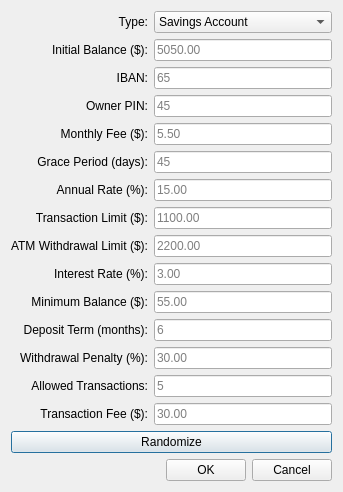
<?xml version="1.0" encoding="UTF-8"?>
<ui version="4.0">
 <class>accountAddDialog</class>
 <widget class="QDialog" name="accountAddDialog">
  <property name="geometry">
   <rect>
    <x>0</x>
    <y>0</y>
    <width>303</width>
    <height>480</height>
   </rect>
  </property>
  <property name="windowTitle">
   <string>Add Account</string>
  </property>
  <layout class="QGridLayout" name="gridLayout">
   <item row="9" column="1">
    <widget class="QLineEdit" name="savingsInterestRate">
     <property name="placeholderText">
      <string>3.00</string>
     </property>
    </widget>
   </item>
   <item row="0" column="0">
    <widget class="QLabel" name="accountAddTypeLabel">
     <property name="text">
      <string>Type:</string>
     </property>
     <property name="alignment">
      <set>Qt::AlignRight|Qt::AlignTrailing|Qt::AlignVCenter</set>
     </property>
    </widget>
   </item>
   <item row="1" column="0">
    <widget class="QLabel" name="accountAddBalanceLabel">
     <property name="text">
      <string>Initial Balance ($):</string>
     </property>
     <property name="alignment">
      <set>Qt::AlignRight|Qt::AlignTrailing|Qt::AlignVCenter</set>
     </property>
    </widget>
   </item>
   <item row="2" column="0">
    <widget class="QLabel" name="accountAddIbanLabel">
     <property name="text">
      <string>IBAN:</string>
     </property>
     <property name="alignment">
      <set>Qt::AlignRight|Qt::AlignTrailing|Qt::AlignVCenter</set>
     </property>
    </widget>
   </item>
   <item row="3" column="0">
    <widget class="QLabel" name="accountAddOwnerLabel">
     <property name="text">
      <string>Owner PIN:</string>
     </property>
     <property name="alignment">
      <set>Qt::AlignRight|Qt::AlignTrailing|Qt::AlignVCenter</set>
     </property>
    </widget>
   </item>
   <item row="4" column="0">
    <widget class="QLabel" name="checkingMonthlyFeeLabel">
     <property name="text">
      <string>Monthly Fee ($):</string>
     </property>
     <property name="alignment">
      <set>Qt::AlignRight|Qt::AlignTrailing|Qt::AlignVCenter</set>
     </property>
    </widget>
   </item>
   <item row="5" column="0">
    <widget class="QLabel" name="creditGracePeriodLabel">
     <property name="text">
      <string>Grace Period (days):</string>
     </property>
     <property name="alignment">
      <set>Qt::AlignRight|Qt::AlignTrailing|Qt::AlignVCenter</set>
     </property>
    </widget>
   </item>
   <item row="6" column="0">
    <widget class="QLabel" name="creditAnnualRateLabel">
     <property name="text">
      <string>Annual Rate (%):</string>
     </property>
     <property name="alignment">
      <set>Qt::AlignRight|Qt::AlignTrailing|Qt::AlignVCenter</set>
     </property>
    </widget>
   </item>
   <item row="7" column="0">
    <widget class="QLabel" name="debitTransactionLimitLabel">
     <property name="text">
      <string>Transaction Limit ($):</string>
     </property>
     <property name="alignment">
      <set>Qt::AlignRight|Qt::AlignTrailing|Qt::AlignVCenter</set>
     </property>
    </widget>
   </item>
   <item row="8" column="0">
    <widget class="QLabel" name="debitAtmLimitLabel">
     <property name="text">
      <string>ATM Withdrawal Limit ($):</string>
     </property>
     <property name="alignment">
      <set>Qt::AlignRight|Qt::AlignTrailing|Qt::AlignVCenter</set>
     </property>
    </widget>
   </item>
   <item row="9" column="0">
    <widget class="QLabel" name="savingsInterestRateLabel">
     <property name="text">
      <string>Interest Rate (%):</string>
     </property>
     <property name="alignment">
      <set>Qt::AlignRight|Qt::AlignTrailing|Qt::AlignVCenter</set>
     </property>
    </widget>
   </item>
   <item row="10" column="0">
    <widget class="QLabel" name="savingsMinimumBalanceLabel">
     <property name="text">
      <string>Minimum Balance ($):</string>
     </property>
     <property name="alignment">
      <set>Qt::AlignRight|Qt::AlignTrailing|Qt::AlignVCenter</set>
     </property>
    </widget>
   </item>
   <item row="11" column="0">
    <widget class="QLabel" name="certificateDepositTermLabel">
     <property name="text">
      <string>Deposit Term (months):</string>
     </property>
     <property name="alignment">
      <set>Qt::AlignRight|Qt::AlignTrailing|Qt::AlignVCenter</set>
     </property>
    </widget>
   </item>
   <item row="13" column="0">
    <widget class="QLabel" name="certificateWithdrawalPenaltyLabel">
     <property name="text">
      <string>Withdrawal Penalty (%):</string>
     </property>
     <property name="alignment">
      <set>Qt::AlignRight|Qt::AlignTrailing|Qt::AlignVCenter</set>
     </property>
    </widget>
   </item>
   <item row="14" column="0">
    <widget class="QLabel" name="moneyAllowedTransactionsLabel">
     <property name="text">
      <string>Allowed Transactions:</string>
     </property>
     <property name="alignment">
      <set>Qt::AlignRight|Qt::AlignTrailing|Qt::AlignVCenter</set>
     </property>
    </widget>
   </item>
   <item row="15" column="0">
    <widget class="QLabel" name="moneyTransactionFeeLabel">
     <property name="text">
      <string>Transaction Fee ($):</string>
     </property>
     <property name="alignment">
      <set>Qt::AlignRight|Qt::AlignTrailing|Qt::AlignVCenter</set>
     </property>
    </widget>
   </item>
   <item row="13" column="1">
    <widget class="QLineEdit" name="certificateWithdrawalPenalty">
     <property name="placeholderText">
      <string>30.00</string>
     </property>
    </widget>
   </item>
   <item row="14" column="1">
    <widget class="QLineEdit" name="moneyAllowedTransactions">
     <property name="placeholderText">
      <string>5</string>
     </property>
    </widget>
   </item>
   <item row="8" column="1">
    <widget class="QLineEdit" name="debitAtmLimit">
     <property name="placeholderText">
      <string>2200.00</string>
     </property>
    </widget>
   </item>
   <item row="10" column="1">
    <widget class="QLineEdit" name="savingsMinimumBalance">
     <property name="placeholderText">
      <string>55.00</string>
     </property>
    </widget>
   </item>
   <item row="11" column="1">
    <widget class="QLineEdit" name="certificateDepositTerm">
     <property name="placeholderText">
      <string>6</string>
     </property>
    </widget>
   </item>
   <item row="4" column="1">
    <widget class="QLineEdit" name="checkingMonthlyFee">
     <property name="placeholderText">
      <string>5.50</string>
     </property>
    </widget>
   </item>
   <item row="3" column="1">
    <widget class="QLineEdit" name="accountAddOwner">
     <property name="placeholderText">
      <string>45</string>
     </property>
    </widget>
   </item>
   <item row="2" column="1">
    <widget class="QLineEdit" name="accountAddIban">
     <property name="placeholderText">
      <string>65</string>
     </property>
    </widget>
   </item>
   <item row="1" column="1">
    <widget class="QLineEdit" name="accountAddBalance">
     <property name="placeholderText">
      <string>5050.00</string>
     </property>
    </widget>
   </item>
   <item row="0" column="1">
    <widget class="QComboBox" name="accountAddType">
     <property name="currentIndex">
      <number>3</number>
     </property>
     <item>
      <property name="text">
       <string>Checking Account</string>
      </property>
     </item>
     <item>
      <property name="text">
       <string>Credit Card Account</string>
      </property>
     </item>
     <item>
      <property name="text">
       <string>Debit Card Account</string>
      </property>
     </item>
     <item>
      <property name="text">
       <string>Savings Account</string>
      </property>
     </item>
     <item>
      <property name="text">
       <string>Certificate Deposit Account</string>
      </property>
     </item>
     <item>
      <property name="text">
       <string>Money Market Account</string>
      </property>
     </item>
    </widget>
   </item>
   <item row="5" column="1">
    <widget class="QLineEdit" name="creditGracePeriod">
     <property name="placeholderText">
      <string>45</string>
     </property>
    </widget>
   </item>
   <item row="6" column="1">
    <widget class="QLineEdit" name="creditAnnualRate">
     <property name="placeholderText">
      <string>15.00</string>
     </property>
    </widget>
   </item>
   <item row="7" column="1">
    <widget class="QLineEdit" name="debitTransactionLimit">
     <property name="placeholderText">
      <string>1100.00</string>
     </property>
    </widget>
   </item>
   <item row="15" column="1">
    <widget class="QLineEdit" name="moneyTransactionFee">
     <property name="placeholderText">
      <string>30.00</string>
     </property>
    </widget>
   </item>
   <item row="18" column="0" colspan="2">
    <widget class="QDialogButtonBox" name="accountAddBox">
     <property name="orientation">
      <enum>Qt::Horizontal</enum>
     </property>
     <property name="standardButtons">
      <set>QDialogButtonBox::Cancel|QDialogButtonBox::Ok</set>
     </property>
    </widget>
   </item>
   <item row="17" column="0" colspan="2">
    <widget class="QPushButton" name="accountAddRandomize">
     <property name="text">
      <string>Randomize</string>
     </property>
     <property name="default">
      <bool>true</bool>
     </property>
    </widget>
   </item>
  </layout>
 </widget>
 <resources/>
 <connections>
  <connection>
   <sender>accountAddBox</sender>
   <signal>accepted()</signal>
   <receiver>accountAddDialog</receiver>
   <slot>accept()</slot>
   <hints>
    <hint type="sourcelabel">
     <x>248</x>
     <y>254</y>
    </hint>
    <hint type="destinationlabel">
     <x>157</x>
     <y>274</y>
    </hint>
   </hints>
  </connection>
  <connection>
   <sender>accountAddBox</sender>
   <signal>rejected()</signal>
   <receiver>accountAddDialog</receiver>
   <slot>reject()</slot>
   <hints>
    <hint type="sourcelabel">
     <x>316</x>
     <y>260</y>
    </hint>
    <hint type="destinationlabel">
     <x>286</x>
     <y>274</y>
    </hint>
   </hints>
  </connection>
 </connections>
</ui>
